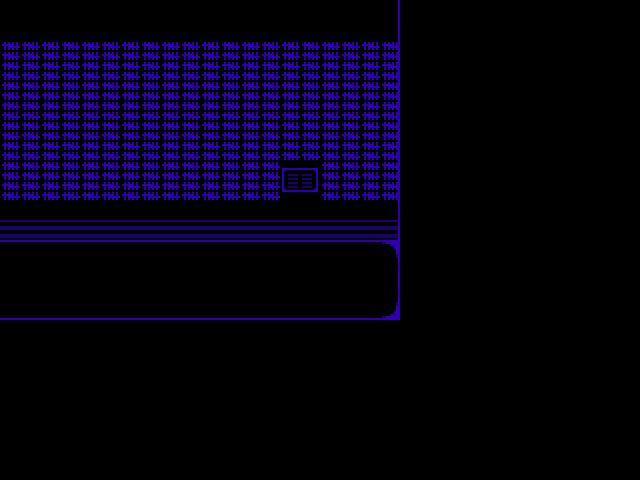

This game map was drawn from its Tiled (.tmx) file and the tilesets committed beside it. A one-line description and the full map source follow:
An orthogonal 16x12 tile map with 40x40 px tiles, 2 tile layers (Tile Layer 1, Tile Layer 2) and 6 objects (entry, transition, interactable).

<map version="1.8" tiledversion="1.8.6" orientation="orthogonal" renderorder="right-down" width="16" height="12" tilewidth="40" tileheight="40" infinite="0" nextlayerid="6" nextobjectid="8">
 <editorsettings>
  <export format="lua" />
 </editorsettings>
 <properties>
  <property name="border" value="everhall_end" />
 </properties>
 <tileset firstgid="1" source="../tilesets/devroom.tsx" />
 <layer id="1" name="Tile Layer 1" width="16" height="12">
  <data encoding="csv">
8,8,8,8,8,8,8,8,8,9,0,0,0,0,0,0,
8,8,8,8,8,8,8,8,8,9,0,0,0,0,0,0,
8,8,8,8,8,8,8,8,8,9,0,0,0,0,0,0,
8,8,8,8,8,8,8,8,8,9,0,0,0,0,0,0,
8,8,8,8,8,8,8,8,8,9,0,0,0,0,0,0,
5,5,5,5,5,5,5,5,5,6,0,0,0,0,0,0,
2,2,2,2,2,2,2,2,2,3,0,0,0,0,0,0,
14,14,14,14,14,14,14,14,14,15,0,0,0,0,0,0,
0,0,0,0,0,0,0,0,0,0,0,0,0,0,0,0,
0,0,0,0,0,0,0,0,0,0,0,0,0,0,0,0,
0,0,0,0,0,0,0,0,0,0,0,0,0,0,0,0,
0,0,0,0,0,0,0,0,0,0,0,0,0,0,0,0
</data>
 </layer>
 <layer id="2" name="Tile Layer 2" width="16" height="12">
  <data encoding="csv">
0,0,0,0,0,0,0,0,0,0,0,0,0,0,0,0,
23,23,23,23,23,23,23,23,23,23,0,0,0,0,0,0,
23,23,23,23,23,23,23,23,23,23,0,0,0,0,0,0,
23,23,23,23,23,23,23,23,23,23,0,0,0,0,0,0,
23,23,23,23,23,23,23,28,23,23,0,0,0,0,0,0,
0,0,0,0,0,0,0,0,0,0,0,0,0,0,0,0,
0,0,0,0,0,0,0,0,0,0,0,0,0,0,0,0,
0,0,0,0,0,0,0,0,0,0,0,0,0,0,0,0,
0,0,0,0,0,0,0,0,0,0,0,0,0,0,0,0,
0,0,0,0,0,0,0,0,0,0,0,0,0,0,0,0,
0,0,0,0,0,0,0,0,0,0,0,0,0,0,0,0,
0,0,0,0,0,0,0,0,0,0,0,0,0,0,0,0
</data>
 </layer>
 <objectgroup id="3" name="collision">
  <object id="1" x="0" y="0" width="400" height="240" />
  <object id="2" x="0" y="320" width="400" height="160" />
  <object id="3" x="400" y="0" width="240" height="480" />
 </objectgroup>
 <objectgroup id="4" name="markers">
  <object id="4" name="entry" x="40" y="280">
   <point />
  </object>
 </objectgroup>
 <objectgroup id="5" name="objects">
  <object id="6" name="transition" x="-40" y="240" width="40" height="80">
   <properties>
    <property name="map" value="everhall_entry" />
    <property name="marker" value="hall_exit" />
   </properties>
  </object>
  <object id="7" name="interactable" x="280" y="200" width="40" height="40">
   <properties>
    <property name="text1" value="* So,[wait:5] you made it to the end,[wait:5] did you?" />
    <property name="text2" value="* Yes,[wait:5] every tick here really is a decade." />
    <property name="text3" value="* However,[wait:5] I've really been here longer than that." />
    <property name="text4" value="* I just ran out of space on the walls to continue counting." />
    <property name="text5" value="* Unlike me,[wait:5] I can bet you aren't an immortal." />
    <property name="text6" value="* Make the most of your life,[wait:5] alright?" />
   </properties>
  </object>
 </objectgroup>
</map>
